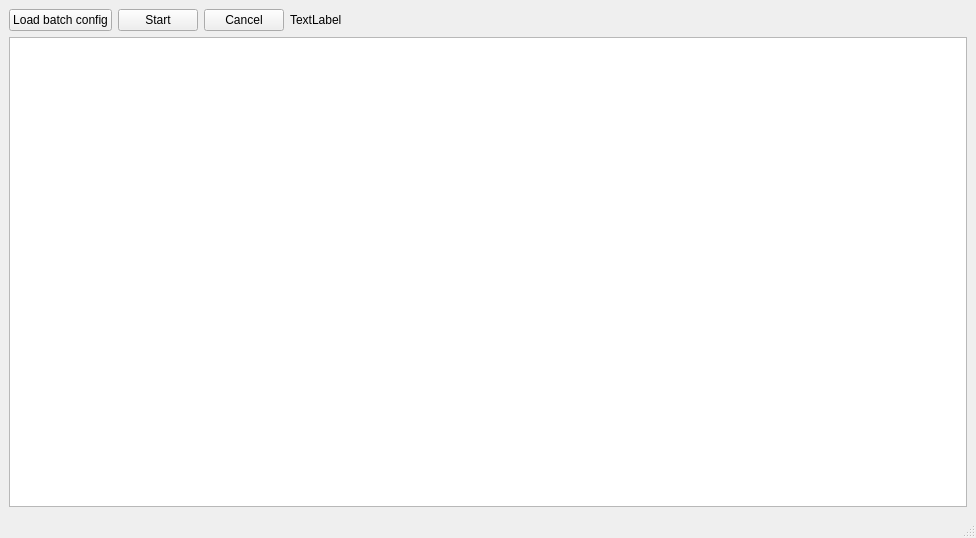
<?xml version="1.0" encoding="UTF-8"?>
<ui version="4.0">
 <class>MainWindow</class>
 <widget class="QMainWindow" name="MainWindow">
  <property name="geometry">
   <rect>
    <x>0</x>
    <y>0</y>
    <width>976</width>
    <height>538</height>
   </rect>
  </property>
  <property name="windowTitle">
   <string>SIR Batch Viewer</string>
  </property>
  <property name="autoFillBackground">
   <bool>false</bool>
  </property>
  <widget class="QWidget" name="centralwidget">
   <property name="enabled">
    <bool>true</bool>
   </property>
   <property name="autoFillBackground">
    <bool>false</bool>
   </property>
   <layout class="QGridLayout" name="gridLayout">
    <item row="0" column="0">
     <layout class="QVBoxLayout" name="verticalLayout" stretch="0,0">
      <item>
       <layout class="QHBoxLayout" name="horizontalLayout_5">
        <item>
         <widget class="QPushButton" name="btn_load">
          <property name="sizePolicy">
           <sizepolicy hsizetype="Fixed" vsizetype="Fixed">
            <horstretch>0</horstretch>
            <verstretch>0</verstretch>
           </sizepolicy>
          </property>
          <property name="text">
           <string>Load batch config</string>
          </property>
         </widget>
        </item>
        <item>
         <widget class="QPushButton" name="btn_start">
          <property name="sizePolicy">
           <sizepolicy hsizetype="Fixed" vsizetype="Fixed">
            <horstretch>0</horstretch>
            <verstretch>0</verstretch>
           </sizepolicy>
          </property>
          <property name="text">
           <string>Start</string>
          </property>
         </widget>
        </item>
        <item>
         <widget class="QPushButton" name="btn_cancel">
          <property name="sizePolicy">
           <sizepolicy hsizetype="Fixed" vsizetype="Fixed">
            <horstretch>0</horstretch>
            <verstretch>0</verstretch>
           </sizepolicy>
          </property>
          <property name="text">
           <string>Cancel</string>
          </property>
         </widget>
        </item>
        <item>
         <widget class="QLabel" name="lbl_batch_details">
          <property name="text">
           <string>TextLabel</string>
          </property>
         </widget>
        </item>
       </layout>
      </item>
      <item>
       <widget class="QTreeView" name="tv_runs"/>
      </item>
     </layout>
    </item>
   </layout>
  </widget>
  <widget class="QMenuBar" name="menubar">
   <property name="geometry">
    <rect>
     <x>0</x>
     <y>0</y>
     <width>976</width>
     <height>22</height>
    </rect>
   </property>
  </widget>
  <widget class="QStatusBar" name="statusbar"/>
 </widget>
 <resources/>
 <connections/>
</ui>
